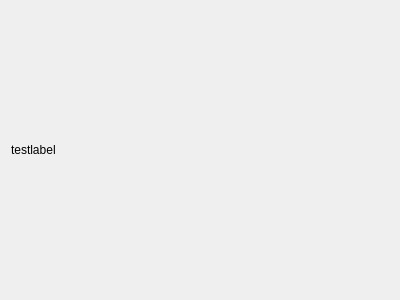
<?xml version="1.0" encoding="UTF-8"?>
<ui version="4.0">
 <class>InfoWidget</class>
 <widget class="QWidget" name="InfoWidget">
  <property name="geometry">
   <rect>
    <x>0</x>
    <y>0</y>
    <width>400</width>
    <height>300</height>
   </rect>
  </property>
  <property name="windowTitle">
   <string>Form</string>
  </property>
  <layout class="QGridLayout" name="gridLayout">
   <item row="0" column="0">
    <layout class="QVBoxLayout" name="verticalLayout">
     <item>
      <widget class="QLabel" name="test_label">
       <property name="text">
        <string>testlabel</string>
       </property>
      </widget>
     </item>
    </layout>
   </item>
  </layout>
 </widget>
 <resources/>
 <connections/>
</ui>
